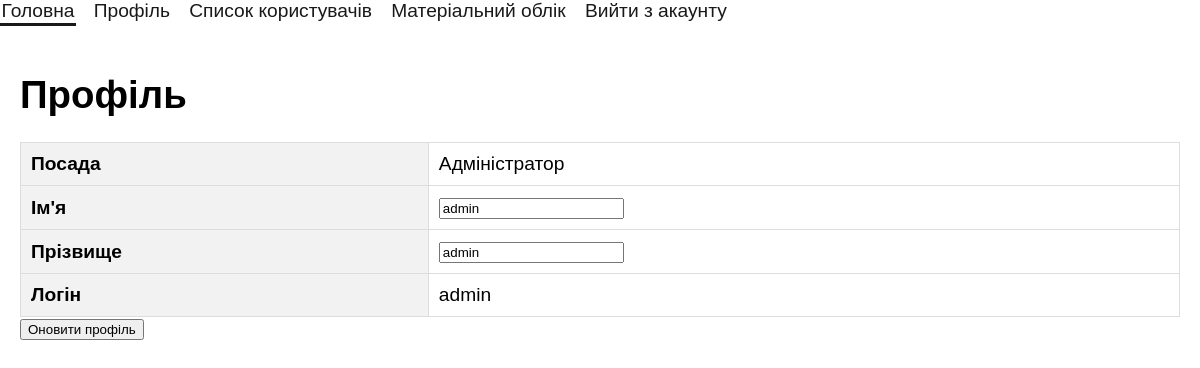
The app's page /profile (signed in) with its own data.
### app.py (models this page shows)
class User(UserMixin, db.Model):
    id = db.Column(db.Integer, primary_key=True)
    username = db.Column(db.String(20), unique=True, nullable=False)
    name = db.Column(db.String(20), unique=True, nullable=False)
    surname = db.Column(db.String(20), unique=True, nullable=False)
    password = db.Column(db.String(60), nullable=False)
    position = db.Column(db.String(50), nullable=False)

### app.py (the view)
@app.route('/profile')
@login_required
def profile():
    return render_template('profile.html', user=current_user)

### app.py (called while the page is built)
@login_manager.user_loader
def load_user(user_id):
    return User.query.get(int(user_id))

### templates/profile.html (shortened to what this page needs)
<!DOCTYPE html>
<html lang="en">
<head>
    <link rel="stylesheet" href="{{ url_for('static', filename='style.css') }}">
</head>
<body>
    <nav>
        <ul>
            <li><a href="{{ url_for('index') }}">Головна</a></li>
            {% if current_user.is_authenticated %}
                <li><a href="{{ url_for('profile') }}">Профіль</a></li>
                <li><a href="{{ url_for('all_users') }}">Список користувачів</a></li>
                <li><a href="{{ url_for('material_accounting') }}">Матеріальний облік</a></li>
                <li><a href="{{ url_for('logout') }}">Вийти з акаунту</a></li>
            {% else %}
                <li><a href="{{ url_for('login') }}">Авторизуватись</a></li>
                <li><a href="{{ url_for('register') }}">Реєстрація</a></li>
            {% endif %}
        </ul>
    </nav>
    <div class="content">
    <h1>Профіль</h1>
        <form method="POST" action="{{ url_for('update_profile') }}">
        <table>
        <tr>
            <th>Посада</th>
            <td>{{ user.position }}</td>
        </tr>
        <tr>
            <th>Ім'я</th>
            <td><input type="text" name="name" value="{{ user.name }}"></td>
        </tr>
        <tr>
            <th>Прізвище</th>
            <td><input type="text" name="surname" value="{{ user.surname }}"></td>
        </tr>
        <tr>
            <th>Логін</th>
            <td>{{ user.username }}</td>
        </tr>
        </table>
        <button type="submit">Оновити профіль</button>
        </form>
    </div>
</body>
</html>

### static/style.css (style rules this page uses)
body { font-family:'Lucida Sans', 'Lucida Sans Regular', 'Lucida Grande', 'Lucida Sans Unicode', Geneva, Verdana, sans-serif; margin: 0; padding: 0; }
form { margin-bottom: 20px; }
.content { margin-top: 5px; padding: 20px; }
table { border-collapse: collapse; width: 100%; }
table, th, td { border: 1px solid #ddd; }
th, td { padding: 10px; text-align: left; }
th { background-color: #f2f2f2; }
:root { --color-shades-dark: rgb(25, 25, 25); --color-shades-light: rgb(165, 167, 175); --color-highlight: rgb(24, 54, 145); }
* { box-sizing: border-box; }
body { font-family: 'Lucida Sans', 'Lucida Sans Regular', 'Lucida Grande', 'Lucida Sans Unicode', Geneva, Verdana, sans-serif; font-size: 1.2rem; }
nav ul { display: flex; flex-wrap: wrap; gap: 1rem; list-style: none; margin: 0; padding: 0; }
a { --text-color: var(--color-shades-dark); border-block-end: 3px solid var(--border-color, transparent); color: var(--text-color); padding: 0.1rem; text-decoration: none; }

### records on screen
User: position "Адміністратор", name "admin", surname "admin", username "admin"
